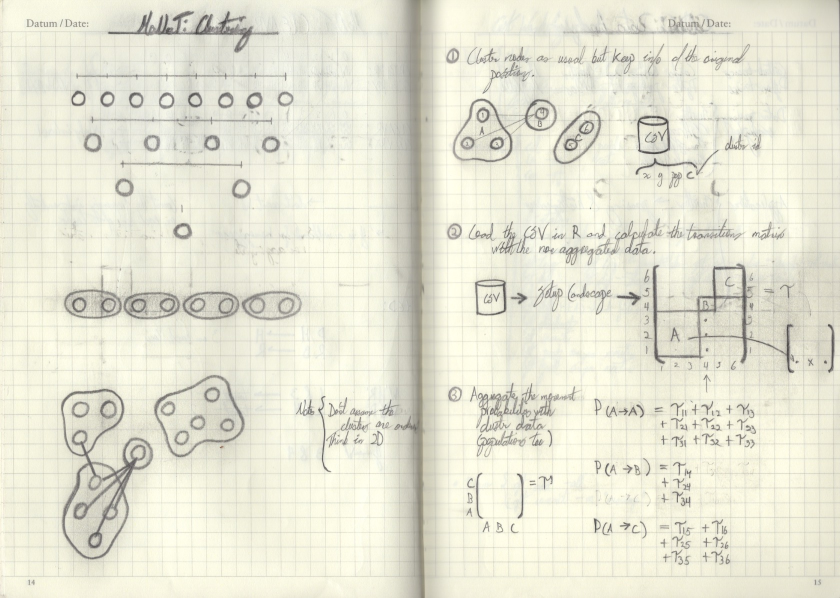
#> input picture media/Scan 9.jpeg, 1680 x 1196 px (shown at 1/2 size)
$ python main.py media/10.jpg 'media/Scan 9.jpeg' 'media/Scan 9.jpeg'
#> lines starting #> are read from the running program, lines starting #| are printed output that depends on the picture

import os
import re
import sys
import PIL
import img2pdf
from glob import glob
from PIL import Image, ImageEnhance

###############################################################################
# This script goes through the files stored in the './notebooks/argv1' folder,
#   processes them to make the scanned images clearer, and stores the output
#   in PDF format.
# -----------------------------------------------------------------------------
#   python main.py SUBFOLDER DeleteFiles FilesPattern
#   python main.py Volume01 OVW Scan
###############################################################################
(PTI, VOL, PTO) = ('./notebooks/', sys.argv[1], './out/')
(OVW, PTRN) = (sys.argv[2], sys.argv[3])
(width, height) = (1680/1, 1200/1)

# Delete existing files in output directory
if OVW == 'OVW':
    delFiles = glob(PTO+'/*')
    for f in delFiles:
        os.remove(f)

# Read filenames in the input directory
files = glob(PTI+VOL+'/'+PTRN+'*')
files.sort(key=lambda f: int(re.sub('\D', '', f)))
numFiles = str(len(files))
fPadNum = len(numFiles)
print('Detected {} files...'.format(numFiles))

# Go through the images in the folder
for (i, page) in enumerate(files):
    print('* Processing ({}/{})'.format(
            str(i+1).zfill(fPadNum), numFiles.zfill(fPadNum)
        ), end='\r')
    im = Image.open(page)
#> im is the input picture: PIL image 1680x1196 RGB; mean R, G, B 230.4, 229.3, 212.6
    enhancer = ImageEnhance.Color(im)
    im = enhancer.enhance(.5)
    im = im.rotate(270, PIL.Image.NEAREST, expand=1)
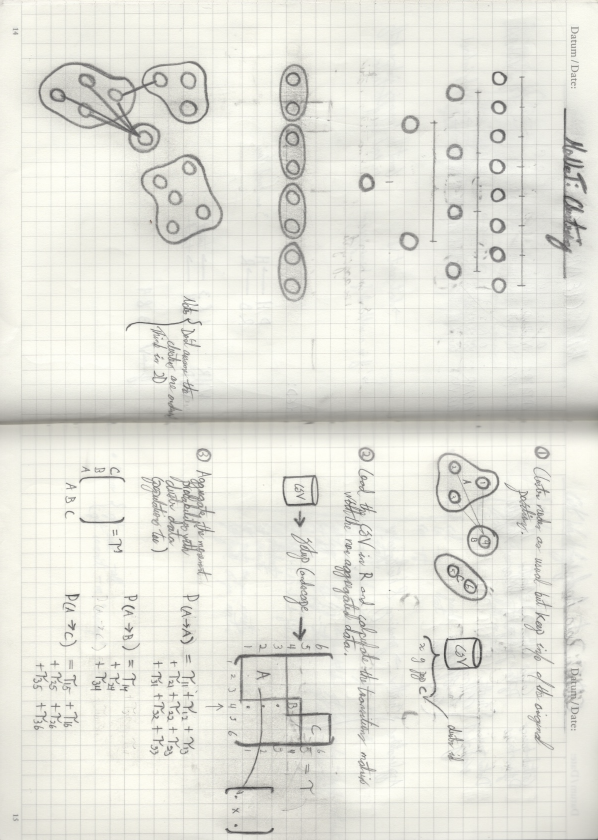
#> im: PIL image 1196x1680 RGB (shown at 1/2 size); mean R, G, B 228.6, 228.3, 220
    enhancer = ImageEnhance.Sharpness(im)
    im = enhancer.enhance(2.0)
    enhancer = ImageEnhance.Brightness(im)
    im = enhancer.enhance(.85)
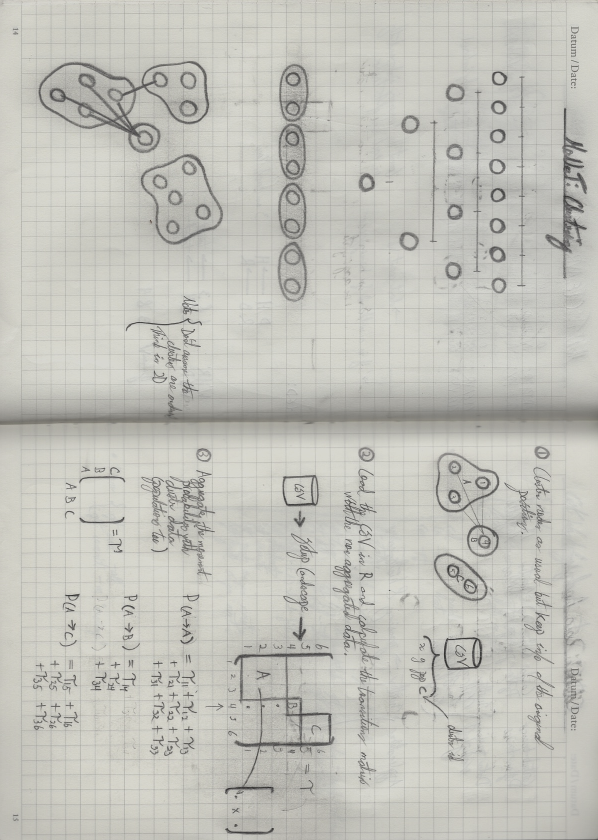
#> im: PIL image 1196x1680 RGB (shown at 1/2 size); mean R, G, B 193.9, 193.6, 186.5
    enhancer = ImageEnhance.Contrast(im)
    im = enhancer.enhance(1.25)
    im = im.resize((int(width), int(height)))
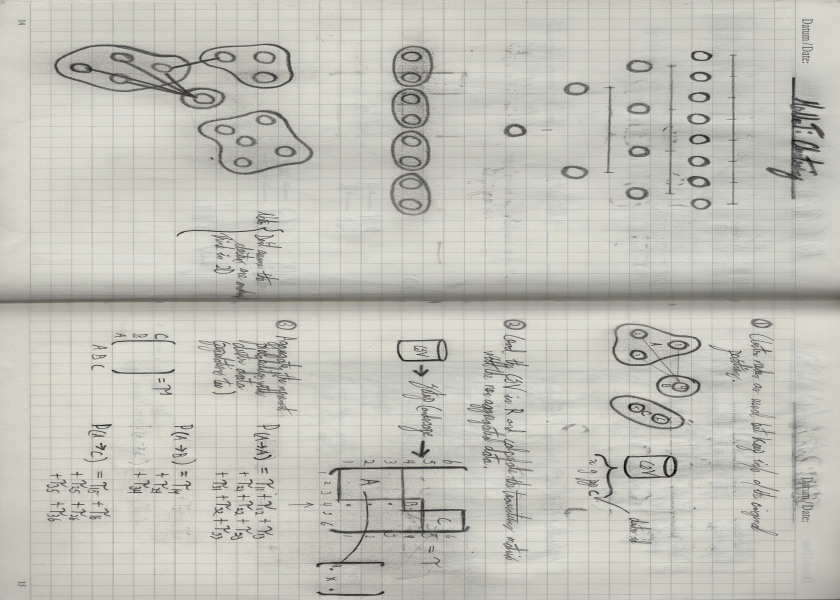
#> im: PIL image 1680x1200 RGB (shown at 1/2 size); mean R, G, B 193.7, 193.3, 184.5
    im.save(PTO+str(i+1).zfill(fPadNum)+'.jpg', 'JPEG')
print('Processed ({}/{})       '.format(
        numFiles.zfill(fPadNum), numFiles.zfill(fPadNum)
    ), end='\n')

# Create PDF from the images
print('Processing PDF...')
files = glob(PTO+'*.jpg')
files.sort(key=lambda f: int(re.sub('\D', '', f)))
with open(VOL+'.pdf', "wb") as f:
    f.write(img2pdf.convert([i for i in files]))
#> (this line was passed over: img2pdf is not available in this run)

# Delete processed files in output directory
if OVW == 'OVW':
    delFiles = glob(PTO+'/*')
    for f in delFiles:
        os.remove(f)
print('Finished!')
